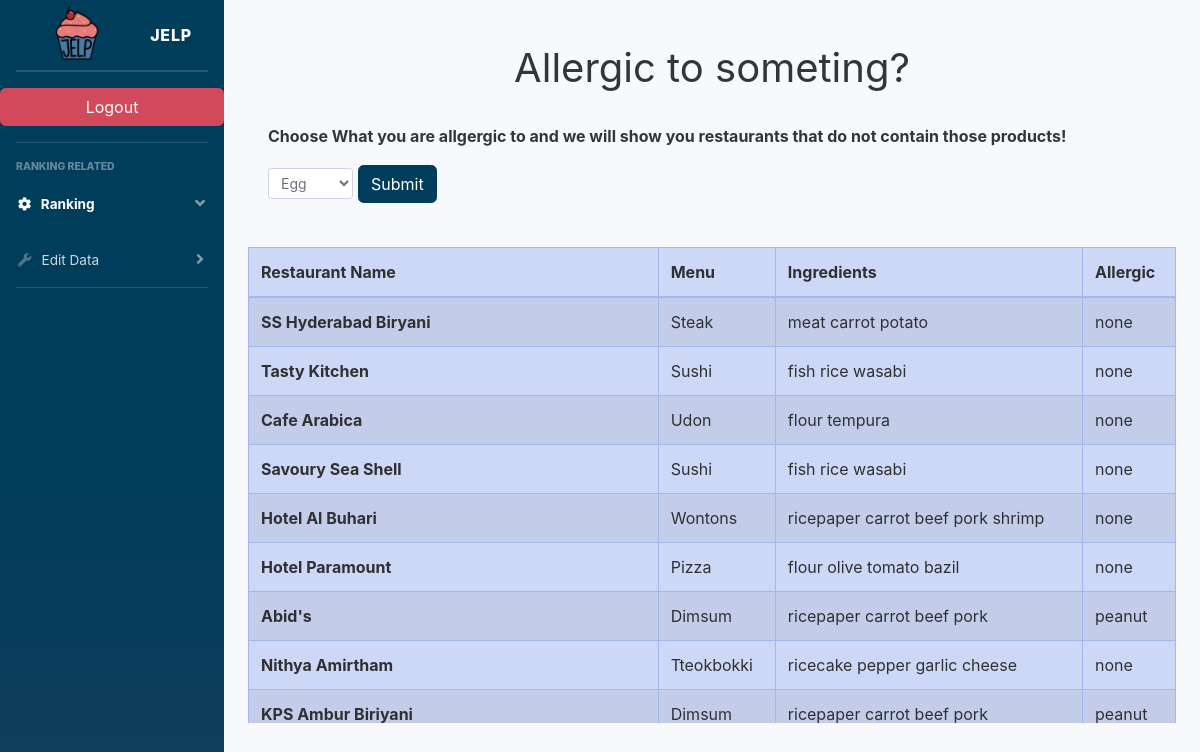
Page /jy_2_allergic.php?allergic_to=Egg on the committed database.
### tables this page shows
CREATE TABLE food(
    food_id int(11) AUTO_INCREMENT,
    food_name varchar(100) NOT NULL UNIQUE,
    food_country varchar(128) NOT NULL,
    food_ingred varchar(500) NOT NULL,
    food_allergies varchar(128) NOT NULL,
    PRIMARY KEY(food_id)
);

create table restaurant(
  rest_id int not null AUTO_INCREMENT,
  name varchar(100) UNIQUE,
  location varchar(100),
  country varchar(100),
  avg_price float,
  avg_rating float, 
  menu varchar(100) NOT NULL,
  review_count int(100),
  primary key(rest_id)
);

### jy_2_allergic.php (the view, shortened to what this page needs)
<?php include("sidebar.php") ?>
<body>
  <div class='container'>
    <div class='card-body'>
      <form action="<?php echo htmlspecialchars($_SERVER["PHP_SELF"]); ?>" method="GET">
        <br>
        <h1 class="text-center">Allergic to someting?</h1><br>
        <p><b>Choose What you are allgergic to and we will show you restaurants that do not contain those products!</b></p>
        <div class="form-row align-items-center">
          <div class="col-auto my-1">
            <select class="form-control form-control-sm" id="allergic_to_id" name="allergic_to">
              <option value="Egg">Egg</option>
            </select>
          </div>
          <div class="pull-right">
            <button type="submit" class="btn btn-primary pull-right">Submit</button>
          </div>
        </div>
      </form>
    </div>
  </div>
  <?php
  require_once "login-config.php";
  $allergic_to = mysqli_real_escape_string($link, $_GET['allergic_to']);
  if ($allergic_to=='Both'){
    $sql = "
      SELECT *
      FROM food
      INNER JOIN restaurant
      ON food.food_name = restaurant.menu
      WHERE food.food_allergies ='none';";
  }
  else{
      $sql = "
      SELECT *
      FROM food
      INNER JOIN restaurant
      ON food.food_name = restaurant.menu
      WHERE NOT food.food_allergies LIKE '%" . $allergic_to . "%';";
  }
  $res = mysqli_query($link, $sql);
  if ($res) {
    echo "
    <div class='container scrolldiv scrollbar-near-moon'>
      <div class='card-body'>
        <div class='table-responsive'>
          <table class='table table-striped table-primary table-bordered'>
            <thead>
              <tr>
              <th scope='col'>Restaurant Name</th>
              <th scope='col'>Menu</th>
              <th scope='col'>Ingredients</th>
              <th scope='col'>Allergic</th>
              </tr>
            </thead>
            <tbody>";
    while ($row = mysqli_fetch_assoc($res)) {
      $name = $row['name'];
      $menu = $row['menu'];
      $food_ingred = $row['food_ingred'];
      $food_allergies = $row['food_allergies'];
      echo "<tr>";
      echo "<th scope='row'>" . $name . "</th>";
      echo "<td>" . $menu . "</td>";
      echo "<td>" . $food_ingred . "</td>";
      echo "<td>" . $food_allergies . "</td>";
      echo "</tr>";
    }
    echo "</tbody>";
    echo "</table>";
    echo "</div></div></div>";
  } else {
    printf("Could not retrieve records. %s\n", mysqli_error($link));
  }
  echo "<br>";
  ?>
</body>
</html>

### sidebar.php (style rules this page uses)
div.scrolldiv { margin: 4px, 4px; padding: 4px; width: 100%; height: 500px; overflow-x: hidden; overflow-y: auto; text-align: justify; }

### rows in the picture
food: restaurant.name "SS Hyderabad Biryani", restaurant.menu "Steak", food_ingred "meat carrot potato", food_allergies "none"
food: restaurant.name "Tasty Kitchen", restaurant.menu "Sushi", food_ingred "fish rice wasabi", food_allergies "none", restaurant.name "Savoury Sea Shell"
food: restaurant.name "Cafe Arabica", restaurant.menu "Udon", food_ingred "flour tempura", food_allergies "none"
food: restaurant.name "Hotel Al Buhari", restaurant.menu "Wontons", food_ingred "ricepaper carrot beef pork shrimp", food_allergies "none"
food: restaurant.name "Hotel Paramount", restaurant.menu "Pizza", food_ingred "flour olive tomato bazil", food_allergies "none"
food: restaurant.name "Abid's", restaurant.menu "Dimsum", food_ingred "ricepaper carrot beef pork", food_allergies "peanut", restaurant.name "KPS Ambur Biriyani"
food: restaurant.name "Nithya Amirtham", restaurant.menu "Tteokbokki", food_ingred "ricecake pepper garlic cheese", food_allergies "none"
